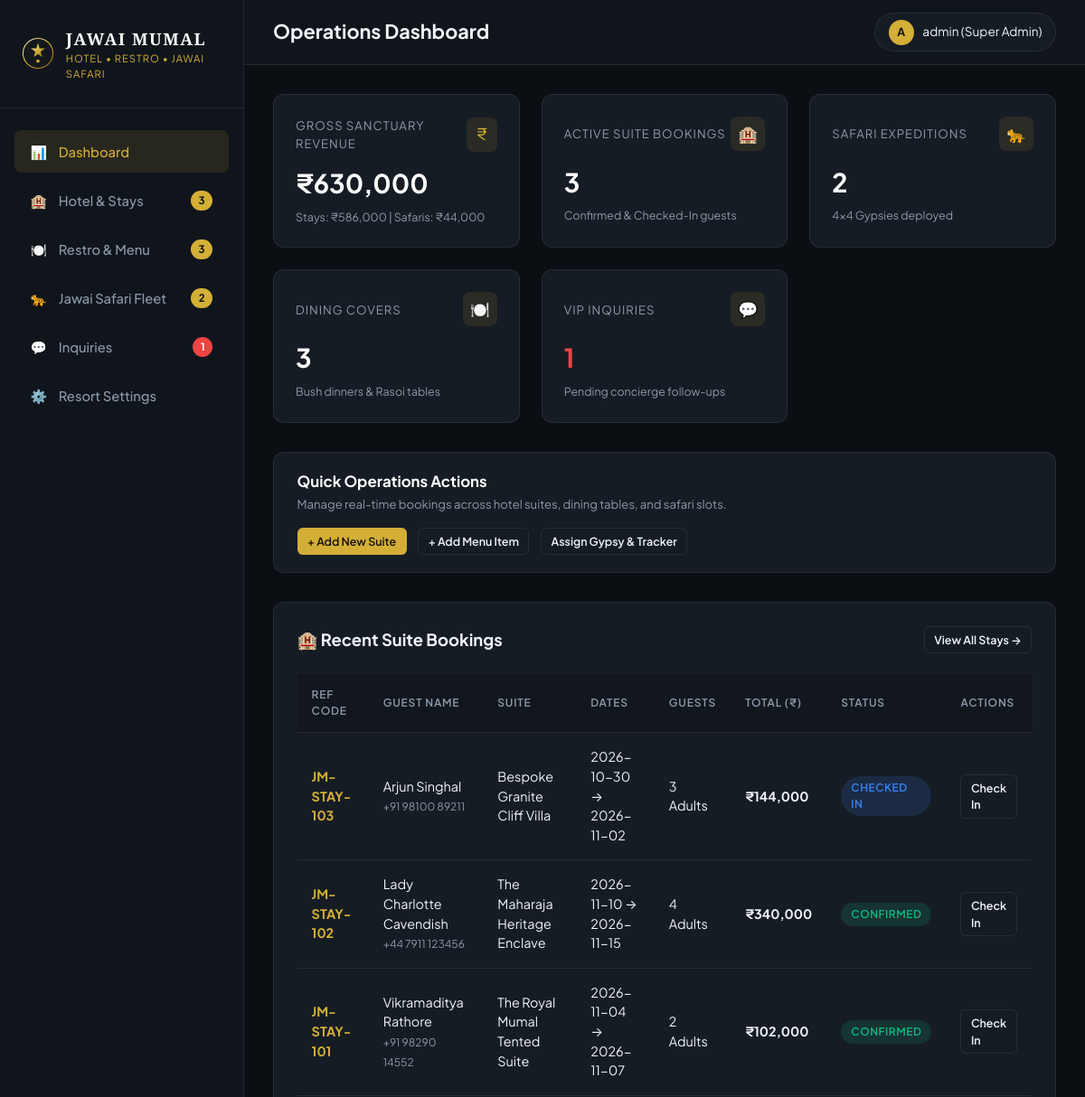
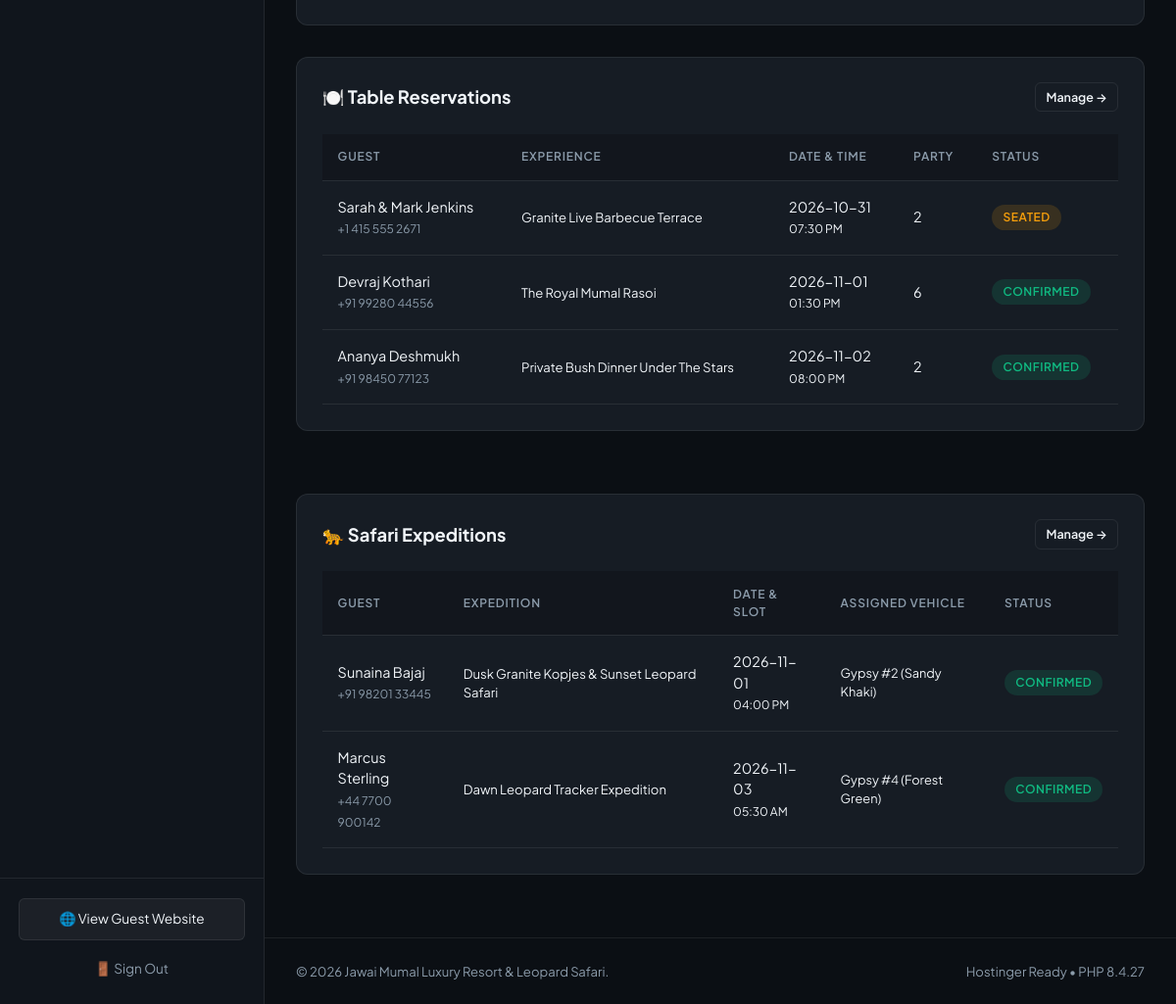
/admin/index.php (signed in), run on the app's committed database (2 pictures, top to bottom).
### tables this page shows
CREATE TABLE IF NOT EXISTS `stay_bookings` (
  `id` int(11) NOT NULL AUTO_INCREMENT,
  `booking_code` varchar(50) NOT NULL UNIQUE,
  `guest_name` varchar(255) NOT NULL,
  `email` varchar(255) NOT NULL,
  `phone` varchar(50) NOT NULL,
  `room_name` varchar(255) NOT NULL,
  `check_in` date NOT NULL,
  `check_out` date NOT NULL,
  `nights` int(11) NOT NULL,
  `guests` int(11) NOT NULL,
  `total_price` int(11) NOT NULL,
  `payment_status` varchar(50) DEFAULT 'Paid',
  `status` varchar(50) DEFAULT 'Confirmed',
  `special_requests` text DEFAULT NULL,
  `created_at` timestamp NOT NULL DEFAULT CURRENT_TIMESTAMP,
  PRIMARY KEY (`id`)
);

CREATE TABLE IF NOT EXISTS `dining_bookings` (
  `id` int(11) NOT NULL AUTO_INCREMENT,
  `booking_code` varchar(50) NOT NULL UNIQUE,
  `guest_name` varchar(255) NOT NULL,
  `email` varchar(255) NOT NULL,
  `phone` varchar(50) NOT NULL,
  `dining_date` date NOT NULL,
  `time_slot` varchar(50) NOT NULL,
  `party_size` int(11) NOT NULL,
  `dining_type` varchar(150) NOT NULL,
  `table_preference` varchar(150) DEFAULT NULL,
  `status` varchar(50) DEFAULT 'Confirmed',
  `special_requests` text DEFAULT NULL,
  `created_at` timestamp NOT NULL DEFAULT CURRENT_TIMESTAMP,
  PRIMARY KEY (`id`)
);

CREATE TABLE IF NOT EXISTS `safari_bookings` (
  `id` int(11) NOT NULL AUTO_INCREMENT,
  `booking_code` varchar(50) NOT NULL UNIQUE,
  `guest_name` varchar(255) NOT NULL,
  `email` varchar(255) NOT NULL,
  `phone` varchar(50) NOT NULL,
  `safari_title` varchar(255) NOT NULL,
  `safari_date` date NOT NULL,
  `time_slot` varchar(50) NOT NULL,
  `guests` int(11) NOT NULL,
  `vehicle_type` varchar(100) NOT NULL,
  `assigned_gypsy` varchar(100) DEFAULT 'Gypsy #1 (Royal Green)',
  `assigned_guide` varchar(100) DEFAULT 'Kumbha Ram Rabari (Tracker)',
  `total_price` int(11) NOT NULL,
  `status` varchar(50) DEFAULT 'Confirmed',
  `created_at` timestamp NOT NULL DEFAULT CURRENT_TIMESTAMP,
  PRIMARY KEY (`id`)
);

### admin/index.php (the view)
<?php
$pageTitle = "Operations Dashboard";
require_once __DIR__ . '/admin_header.php';
$totalStayRevenue = $pdo->query("SELECT SUM(total_price) FROM stay_bookings WHERE status != 'Cancelled'")->fetchColumn() ?: 0;
$totalSafariRevenue = $pdo->query("SELECT SUM(total_price) FROM safari_bookings WHERE status != 'Cancelled'")->fetchColumn() ?: 0;
$totalRevenue = $totalStayRevenue + $totalSafariRevenue;
$activeStaysCount = $pdo->query("SELECT COUNT(*) FROM stay_bookings WHERE status IN ('Confirmed', 'Checked In')")->fetchColumn() ?: 0;
$tableResCount = $pdo->query("SELECT COUNT(*) FROM dining_bookings WHERE status IN ('Confirmed', 'Seated')")->fetchColumn() ?: 0;
$safariExpCount = $pdo->query("SELECT COUNT(*) FROM safari_bookings WHERE status = 'Confirmed'")->fetchColumn() ?: 0;
$pendingInqCount = $pdo->query("SELECT COUNT(*) FROM inquiries WHERE status = 'Pending'")->fetchColumn() ?: 0;
$recentStays = $pdo->query("SELECT * FROM stay_bookings ORDER BY id DESC LIMIT 5")->fetchAll();
$recentDining = $pdo->query("SELECT * FROM dining_bookings ORDER BY id DESC LIMIT 5")->fetchAll();
$recentSafaris = $pdo->query("SELECT * FROM safari_bookings ORDER BY id DESC LIMIT 5")->fetchAll();
?>
<div class="metrics-grid">
  <div class="metric-card">
    <div class="metric-header">
      <span class="metric-title">Gross Sanctuary Revenue</span>
      <div class="metric-icon-wrap">₹</div>
    </div>
    <div class="metric-value">₹<?php echo number_format($totalRevenue); ?></div>
    <div class="metric-sub">Stays: ₹<?php echo number_format($totalStayRevenue); ?> | Safaris: ₹<?php echo number_format($totalSafariRevenue); ?></div>
  </div>
  <div class="metric-card">
    <div class="metric-header">
      <span class="metric-title">Active Suite Bookings</span>
      <div class="metric-icon-wrap">🏨</div>
    </div>
    <div class="metric-value"><?php echo $activeStaysCount; ?></div>
    <div class="metric-sub">Confirmed & Checked-In guests</div>
  </div>
  <div class="metric-card">
    <div class="metric-header">
      <span class="metric-title">Safari Expeditions</span>
      <div class="metric-icon-wrap">🐆</div>
    </div>
    <div class="metric-value"><?php echo $safariExpCount; ?></div>
    <div class="metric-sub">4x4 Gypsies deployed</div>
  </div>
  <div class="metric-card">
    <div class="metric-header">
      <span class="metric-title">Dining Covers</span>
      <div class="metric-icon-wrap">🍽️</div>
    </div>
    <div class="metric-value"><?php echo $tableResCount; ?></div>
    <div class="metric-sub">Bush dinners & Rasoi tables</div>
  </div>
  <div class="metric-card">
    <div class="metric-header">
      <span class="metric-title">VIP Inquiries</span>
      <div class="metric-icon-wrap">💬</div>
    </div>
    <div class="metric-value" style="<?php echo $pendingInqCount > 0 ? 'color: #ef4444;' : ''; ?>">
      <?php echo $pendingInqCount; ?>
    </div>
    <div class="metric-sub">Pending concierge follow-ups</div>
  </div>
</div>
<div style="background: var(--admin-card); border: 1px solid var(--admin-border); border-radius: 12px; padding: 1.2rem 1.6rem; margin-bottom: 2rem; display: flex; justify-content: space-between; align-items: center; flex-wrap: wrap; gap: 1rem;">
  <div>
    <h3 style="font-size: 1.05rem; color: #fff; margin-bottom: 0.2rem;">Quick Operations Actions</h3>
    <p style="font-size: 0.82rem; color: var(--admin-muted);">Manage real-time bookings across hotel suites, dining tables, and safari slots.</p>
  </div>
  <div style="display: flex; gap: 0.8rem; flex-wrap: wrap;">
    <a href="rooms.php#addRoom" class="btn-admin btn-admin-gold btn-admin-sm">+ Add New Suite</a>
    <a href="restaurant.php#addDish" class="btn-admin btn-admin-outline btn-admin-sm">+ Add Menu Item</a>
    <a href="safari.php" class="btn-admin btn-admin-outline btn-admin-sm">Assign Gypsy & Tracker</a>
  </div>
</div>
<div class="admin-card">
  <div class="admin-card-header">
    <h2 class="admin-card-title">🏨 Recent Suite Bookings</h2>
    <a href="rooms.php" class="btn-admin btn-admin-outline btn-admin-sm">View All Stays →</a>
  </div>
  <div class="admin-table-responsive">
    <table class="admin-table">
      <thead>
        <tr>
          <th>Ref Code</th>
          <th>Guest Name</th>
          <th>Suite</th>
          <th>Dates</th>
          <th>Guests</th>
          <th>Total (₹)</th>
          <th>Status</th>
          <th>Actions</th>
        </tr>
      </thead>
      <tbody>
        <?php foreach ($recentStays as $stay): ?>
          <tr>
            <td><strong style="color: var(--admin-gold);"><?php echo htmlspecialchars($stay['booking_code']); ?></strong></td>
            <td>
              <div><?php echo htmlspecialchars($stay['guest_name']); ?></div>
              <small style="color: var(--admin-muted);"><?php echo htmlspecialchars($stay['phone']); ?></small>
            </td>
            <td><?php echo htmlspecialchars($stay['room_name']); ?></td>
            <td><?php echo htmlspecialchars($stay['check_in']); ?> → <?php echo htmlspecialchars($stay['check_out']); ?></td>
            <td><?php echo $stay['guests']; ?> Adults</td>
            <td><strong>₹<?php echo number_format($stay['total_price']); ?></strong></td>
            <td>
              <span class="status-pill status-<?php echo strtolower(str_replace(' ', '', $stay['status'])); ?>">
                <?php echo htmlspecialchars($stay['status']); ?>
              </span>
            </td>
            <td>
              <a href="rooms.php?status=Checked In&id=<?php echo $stay['id']; ?>" class="btn-admin btn-admin-outline btn-admin-sm" title="Mark Checked In">Check In</a>
            </td>
          </tr>
        <?php endforeach; ?>
      </tbody>
    </table>
  </div>
</div>
<div style="display: grid; grid-template-columns: repeat(auto-fit, minmax(450px, 1fr)); gap: 2rem;">
  <div class="admin-card">
    <div class="admin-card-header">
      <h2 class="admin-card-title">🍽️ Table Reservations</h2>
      <a href="restaurant.php" class="btn-admin btn-admin-outline btn-admin-sm">Manage →</a>
    </div>
    <div class="admin-table-responsive">
      <table class="admin-table">
        <thead>
          <tr>
            <th>Guest</th>
            <th>Experience</th>
            <th>Date & Time</th>
            <th>Party</th>
            <th>Status</th>
          </tr>
        </thead>
        <tbody>
          <?php foreach ($recentDining as $dine): ?>
            <tr>
              <td>
                <div><?php echo htmlspecialchars($dine['guest_name']); ?></div>
                <small style="color: var(--admin-muted);"><?php echo htmlspecialchars($dine['phone']); ?></small>
              </td>
              <td style="font-size: 0.82rem;"><?php echo htmlspecialchars($dine['dining_type']); ?></td>
              <td><?php echo htmlspecialchars($dine['dining_date']); ?><br><small><?php echo htmlspecialchars($dine['time_slot']); ?></small></td>
              <td><?php echo $dine['party_size']; ?></td>
              <td>
                <span class="status-pill status-<?php echo strtolower($dine['status']); ?>">
                  <?php echo htmlspecialchars($dine['status']); ?>
                </span>
              </td>
            </tr>
          <?php endforeach; ?>
        </tbody>
      </table>
    </div>
  </div>
  <div class="admin-card">
    <div class="admin-card-header">
      <h2 class="admin-card-title">🐆 Safari Expeditions</h2>
      <a href="safari.php" class="btn-admin btn-admin-outline btn-admin-sm">Manage →</a>
    </div>
    <div class="admin-table-responsive">
      <table class="admin-table">
        <thead>
          <tr>
            <th>Guest</th>
            <th>Expedition</th>
            <th>Date & Slot</th>
            <th>Assigned Vehicle</th>
            <th>Status</th>
          </tr>
        </thead>
        <tbody>
          <?php foreach ($recentSafaris as $saf): ?>
            <tr>
              <td>
                <div><?php echo htmlspecialchars($saf['guest_name']); ?></div>
                <small style="color: var(--admin-muted);"><?php echo htmlspecialchars($saf['phone']); ?></small>
              </td>
              <td style="font-size: 0.82rem;"><?php echo htmlspecialchars($saf['safari_title']); ?></td>
              <td><?php echo htmlspecialchars($saf['safari_date']); ?><br><small><?php echo htmlspecialchars($saf['time_slot']); ?></small></td>
              <td style="font-size: 0.8rem;"><?php echo htmlspecialchars($saf['assigned_gypsy']); ?></td>
              <td>
                <span class="status-pill status-<?php echo strtolower($saf['status']); ?>">
                  <?php echo htmlspecialchars($saf['status']); ?>
                </span>
              </td>
            </tr>
          <?php endforeach; ?>
        </tbody>
      </table>
    </div>
  </div>
</div>
<?php require_once __DIR__ . '/admin_footer.php'; ?>

### admin/admin_header.php (shortened to what this page needs)
<?php
require_once __DIR__ . '/auth.php';
$stayCount = $pdo->query("SELECT COUNT(*) FROM stay_bookings WHERE status != 'Cancelled'")->fetchColumn();
$dineCount = $pdo->query("SELECT COUNT(*) FROM dining_bookings WHERE status != 'Cancelled'")->fetchColumn();
$safariCount = $pdo->query("SELECT COUNT(*) FROM safari_bookings WHERE status != 'Cancelled'")->fetchColumn();
$inqCount = $pdo->query("SELECT COUNT(*) FROM inquiries WHERE status = 'Pending'")->fetchColumn();
$currentPage = basename($_SERVER['PHP_SELF']);
?>
<!DOCTYPE html>
<html lang="en">
<head>
  <link rel="stylesheet" href="../assets/css/admin.css">
</head>
<body>
  <aside class="admin-sidebar" id="adminSidebar">
    <div class="admin-sidebar-header">
      <img src="../assets/images/favicon.svg" alt="Jawai Mumal">
      <div>
        <div class="admin-sidebar-brand">JAWAI MUMAL</div>
        <div class="admin-sidebar-tag">Hotel • Restro • Jawai Safari</div>
      </div>
    </div>
    <nav class="admin-nav">
      <a href="index.php" class="admin-nav-item <?php echo $currentPage == 'index.php' ? 'active' : ''; ?>">
        <div class="admin-nav-item-left">
          <span>📊</span>
          <span>Dashboard</span>
        </div>
      </a>
      <a href="rooms.php" class="admin-nav-item <?php echo $currentPage == 'rooms.php' ? 'active' : ''; ?>">
        <div class="admin-nav-item-left">
          <span>🏨</span>
          <span>Hotel & Stays</span>
        </div>
        <span class="admin-badge-count"><?php echo $stayCount; ?></span>
      </a>
      <a href="restaurant.php" class="admin-nav-item <?php echo $currentPage == 'restaurant.php' ? 'active' : ''; ?>">
        <div class="admin-nav-item-left">
          <span>🍽️</span>
          <span>Restro & Menu</span>
        </div>
        <span class="admin-badge-count"><?php echo $dineCount; ?></span>
      </a>
      <a href="safari.php" class="admin-nav-item <?php echo $currentPage == 'safari.php' ? 'active' : ''; ?>">
        <div class="admin-nav-item-left">
          <span>🐆</span>
          <span>Jawai Safari Fleet</span>
        </div>
        <span class="admin-badge-count"><?php echo $safariCount; ?></span>
      </a>
      <a href="inquiries.php" class="admin-nav-item <?php echo $currentPage == 'inquiries.php' ? 'active' : ''; ?>">
        <div class="admin-nav-item-left">
          <span>💬</span>
          <span>Inquiries</span>
        </div>
        <?php if ($inqCount > 0): ?>
          <span class="admin-badge-count" style="background: #ef4444; color: #fff;"><?php echo $inqCount; ?></span>
        <?php endif; ?>
      </a>
      <a href="settings.php" class="admin-nav-item <?php echo $currentPage == 'settings.php' ? 'active' : ''; ?>">
        <div class="admin-nav-item-left">
          <span>⚙️</span>
          <span>Resort Settings</span>
        </div>
      </a>
    </nav>
    <div class="admin-sidebar-footer">
      <a href="../index.php" class="btn-view-site" target="_blank">
        <span>🌐 View Guest Website</span>
      </a>
      <a href="logout.php" class="btn-logout" style="justify-content: center; padding: 0.4rem;">
        <span>🚪 Sign Out</span>
      </a>
    </div>
  </aside>
  <div class="admin-main">
    <header class="admin-topbar">
      <div style="display: flex; align-items: center; gap: 1rem;">
        <h1 class="admin-topbar-title"><?php echo $pageTitle ?? 'Dashboard Overview'; ?></h1>
      </div>
      <div class="admin-topbar-right">
        <div class="admin-user-pill">
          <div class="admin-avatar">A</div>
          <span><?php echo htmlspecialchars($_SESSION['admin_user'] ?? 'admin'); ?> (<?php echo htmlspecialchars($_SESSION['admin_role'] ?? 'Super Admin'); ?>)</span>
        </div>
      </div>
    </header>
    <main class="admin-content">

### admin/admin_footer.php (shortened to what this page needs)
    </main>
    <footer style="padding: 1.5rem 2rem; border-top: 1px solid var(--admin-border); font-size: 0.82rem; color: var(--admin-muted); display: flex; justify-content: space-between; align-items: center;">
      <span>© <?php echo date('Y'); ?> Jawai Mumal Luxury Resort & Leopard Safari.</span>
      <span>Hostinger Ready • PHP <?php echo phpversion(); ?></span>
    </footer>
  </div>
</body>
</html>

### data on the page
stay_bookings: booking_code "JM-STAY-103", guest_name "Arjun Singhal", phone "+91 98100 89211", room_name "Bespoke Granite Cliff Villa", check_in "2026-10-30", check_out "2026-11-02", guests "3", total_price "144,000", status "CHECKED IN"
stay_bookings: booking_code "JM-STAY-102", guest_name "Lady Charlotte Cavendish", phone "+44 7911 123456", room_name "The Maharaja Heritage Enclave", check_in "2026-11-10", check_out "2026-11-15", guests "4", total_price "340,000", status "CONFIRMED"
stay_bookings: booking_code "JM-STAY-101", guest_name "Vikramaditya Rathore", phone "+91 98290 14552", room_name "The Royal Mumal Tented Suite", check_in "2026-11-04", check_out "2026-11-07", guests "2", total_price "102,000", status "CONFIRMED"
dining_bookings: guest_name "Sarah & Mark Jenkins", phone "+1 415 555 2671", dining_type "Granite Live Barbecue Terrace", dining_date "2026-10-31", time_slot "07:30 PM", party_size "2", status "SEATED"
dining_bookings: guest_name "Devraj Kothari", phone "+91 99280 44556", dining_type "The Royal Mumal Rasoi", dining_date "2026-11-01", time_slot "01:30 PM", party_size "6", status "CONFIRMED"
dining_bookings: guest_name "Ananya Deshmukh", phone "+91 98450 77123", dining_type "Private Bush Dinner Under The Stars", dining_date "2026-11-02", time_slot "08:00 PM", party_size "2", status "CONFIRMED"
safari_bookings: guest_name "Sunaina Bajaj", phone "+91 98201 33445", safari_title "Dusk Granite Kopjes & Sunset Leopard Safari", safari_date "2026-11-01", time_slot "04:00 PM", assigned_gypsy "Gypsy #2 (Sandy Khaki)", status "CONFIRMED"
safari_bookings: guest_name "Marcus Sterling", phone "+44 7700 900142", safari_title "Dawn Leopard Tracker Expedition", safari_date "2026-11-03", time_slot "05:30 AM", assigned_gypsy "Gypsy #4 (Forest Green)", status "CONFIRMED"

### other printed values
$stayCount "3"
$dineCount "3"
$safariCount "2"
$inqCount "1"
$pageTitle "Operations Dashboard"
$_SESSION['admin_user'] "admin"
$_SESSION['admin_role'] "Super Admin"
$totalRevenue "630,000"
$totalStayRevenue "586,000"
$totalSafariRevenue "44,000"
$activeStaysCount "3"
$safariExpCount "2"
$tableResCount "3"
$pendingInqCount "1"
phpversion() "8.4.27"
